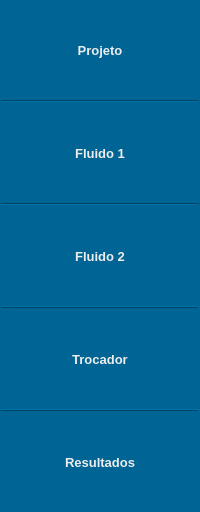
       <widget class="QFrame" name="buttons_frame">
        <property name="sizePolicy">
         <sizepolicy hsizetype="Preferred" vsizetype="Preferred">
          <horstretch>0</horstretch>
          <verstretch>1</verstretch>
         </sizepolicy>
        </property>
        <property name="minimumSize">
         <size>
          <width>110</width>
          <height>0</height>
         </size>
        </property>
        <property name="sizeIncrement">
         <size>
          <width>1</width>
          <height>1</height>
         </size>
        </property>
        <property name="acceptDrops">
         <bool>false</bool>
        </property>
        <property name="styleSheet">
         <string notr="true">background-color: rgb(0, 100, 148);</string>
        </property>
        <property name="frameShape">
         <enum>QFrame::NoFrame</enum>
        </property>
        <property name="frameShadow">
         <enum>QFrame::Plain</enum>
        </property>
        <property name="lineWidth">
         <number>0</number>
        </property>
        <property name="midLineWidth">
         <number>1</number>
        </property>
        <layout class="QVBoxLayout" name="verticalLayout_2" stretch="0">
         <property name="spacing">
          <number>2</number>
         </property>
         <property name="sizeConstraint">
          <enum>QLayout::SetNoConstraint</enum>
         </property>
         <property name="leftMargin">
          <number>1</number>
         </property>
         <property name="topMargin">
          <number>0</number>
         </property>
         <property name="rightMargin">
          <number>1</number>
         </property>
         <property name="bottomMargin">
          <number>0</number>
         </property>
         <item>
          <layout class="QGridLayout" name="gridLayout">
           <property name="topMargin">
            <number>0</number>
           </property>
           <property name="spacing">
            <number>0</number>
           </property>
           <item row="8" column="0">
            <widget class="QPushButton" name="resultados_btn">
             <property name="sizePolicy">
              <sizepolicy hsizetype="Minimum" vsizetype="Minimum">
               <horstretch>0</horstretch>
               <verstretch>1</verstretch>
              </sizepolicy>
             </property>
             <property name="minimumSize">
              <size>
               <width>0</width>
               <height>100</height>
              </size>
             </property>
             <property name="sizeIncrement">
              <size>
               <width>0</width>
               <height>1</height>
              </size>
             </property>
             <property name="font">
              <font>
               <family>Segoe UI</family>
               <pointsize>10</pointsize>
               <weight>75</weight>
               <bold>true</bold>
              </font>
             </property>
             <property name="cursor">
              <cursorShape>PointingHandCursor</cursorShape>
             </property>
             <property name="focusPolicy">
              <enum>Qt::ClickFocus</enum>
             </property>
             <property name="styleSheet">
              <string notr="true">background-color: rgb(237, 237, 237);
color: rgb(237, 237, 237)</string>
             </property>
             <property name="text">
              <string>Resultados</string>
             </property>
             <property name="shortcut">
              <string>5</string>
             </property>
             <property name="flat">
              <bool>true</bool>
             </property>
            </widget>
           </item>
           <item row="2" column="0">
            <widget class="QPushButton" name="fluido1_btn">
             <property name="sizePolicy">
              <sizepolicy hsizetype="Minimum" vsizetype="Minimum">
               <horstretch>0</horstretch>
               <verstretch>1</verstretch>
              </sizepolicy>
             </property>
             <property name="minimumSize">
              <size>
               <width>0</width>
               <height>100</height>
              </size>
             </property>
             <property name="sizeIncrement">
              <size>
               <width>0</width>
               <height>1</height>
              </size>
             </property>
             <property name="font">
              <font>
               <family>Segoe UI</family>
               <pointsize>10</pointsize>
               <weight>75</weight>
               <bold>true</bold>
              </font>
             </property>
             <property name="cursor">
              <cursorShape>PointingHandCursor</cursorShape>
             </property>
             <property name="focusPolicy">
              <enum>Qt::ClickFocus</enum>
             </property>
             <property name="layoutDirection">
              <enum>Qt::LeftToRight</enum>
             </property>
             <property name="autoFillBackground">
              <bool>false</bool>
             </property>
             <property name="styleSheet">
              <string notr="true">background-color: rgb(237, 237, 237);
color: rgb(237, 237, 237)</string>
             </property>
             <property name="text">
              <string>Fluido 1</string>
             </property>
             <property name="shortcut">
              <string>2</string>
             </property>
             <property name="checkable">
              <bool>false</bool>
             </property>
             <property name="checked">
              <bool>false</bool>
             </property>
             <property name="autoRepeat">
              <bool>false</bool>
             </property>
             <property name="default">
              <bool>false</bool>
             </property>
             <property name="flat">
              <bool>true</bool>
             </property>
            </widget>
           </item>
           <item row="4" column="0">
            <widget class="QPushButton" name="fluido2_btn">
             <property name="sizePolicy">
              <sizepolicy hsizetype="Minimum" vsizetype="Minimum">
               <horstretch>0</horstretch>
               <verstretch>1</verstretch>
              </sizepolicy>
             </property>
             <property name="minimumSize">
              <size>
               <width>0</width>
               <height>100</height>
              </size>
             </property>
             <property name="font">
              <font>
               <family>Segoe UI</family>
               <pointsize>10</pointsize>
               <weight>75</weight>
               <bold>true</bold>
              </font>
             </property>
             <property name="cursor">
              <cursorShape>PointingHandCursor</cursorShape>
             </property>
             <property name="focusPolicy">
              <enum>Qt::ClickFocus</enum>
             </property>
             <property name="styleSheet">
              <string notr="true">background-color: rgb(237, 237, 237);
color: rgb(237, 237, 237)</string>
             </property>
             <property name="text">
              <string>Fluido 2</string>
             </property>
             <property name="shortcut">
              <string>3</string>
             </property>
             <property name="flat">
              <bool>true</bool>
             </property>
            </widget>
           </item>
           <item row="6" column="0">
            <widget class="QPushButton" name="trocador_btn">
             <property name="sizePolicy">
              <sizepolicy hsizetype="Minimum" vsizetype="Minimum">
               <horstretch>0</horstretch>
               <verstretch>1</verstretch>
              </sizepolicy>
             </property>
             <property name="minimumSize">
              <size>
               <width>0</width>
               <height>100</height>
              </size>
             </property>
             <property name="sizeIncrement">
              <size>
               <width>0</width>
               <height>1</height>
              </size>
             </property>
             <property name="font">
              <font>
               <family>Segoe UI</family>
               <pointsize>10</pointsize>
               <weight>75</weight>
               <bold>true</bold>
              </font>
             </property>
             <property name="cursor">
              <cursorShape>PointingHandCursor</cursorShape>
             </property>
             <property name="focusPolicy">
              <enum>Qt::ClickFocus</enum>
             </property>
             <property name="styleSheet">
              <string notr="true">background-color: rgb(237, 237, 237);
color: rgb(237, 237, 237)</string>
             </property>
             <property name="text">
              <string>Trocador</string>
             </property>
             <property name="shortcut">
              <string>4</string>
             </property>
             <property name="flat">
              <bool>true</bool>
             </property>
            </widget>
           </item>
           <item row="1" column="0">
            <widget class="Line" name="line_4">
             <property name="orientation">
              <enum>Qt::Horizontal</enum>
             </property>
            </widget>
           </item>
           <item row="3" column="0">
            <widget class="Line" name="line">
             <property name="frameShadow">
              <enum>QFrame::Sunken</enum>
             </property>
             <property name="orientation">
              <enum>Qt::Horizontal</enum>
             </property>
            </widget>
           </item>
           <item row="5" column="0">
            <widget class="Line" name="line_2">
             <property name="frameShadow">
              <enum>QFrame::Raised</enum>
             </property>
             <property name="orientation">
              <enum>Qt::Horizontal</enum>
             </property>
            </widget>
           </item>
           <item row="7" column="0">
            <widget class="Line" name="line_3">
             <property name="frameShadow">
              <enum>QFrame::Raised</enum>
             </property>
             <property name="orientation">
              <enum>Qt::Horizontal</enum>
             </property>
            </widget>
           </item>
           <item row="0" column="0">
            <widget class="QPushButton" name="projeto_btn">
             <property name="sizePolicy">
              <sizepolicy hsizetype="Minimum" vsizetype="Minimum">
               <horstretch>0</horstretch>
               <verstretch>1</verstretch>
              </sizepolicy>
             </property>
             <property name="minimumSize">
              <size>
               <width>0</width>
               <height>100</height>
              </size>
             </property>
             <property name="sizeIncrement">
              <size>
               <width>0</width>
               <height>1</height>
              </size>
             </property>
             <property name="font">
              <font>
               <family>Segoe UI</family>
               <pointsize>10</pointsize>
               <weight>75</weight>
               <bold>true</bold>
              </font>
             </property>
             <property name="cursor">
              <cursorShape>PointingHandCursor</cursorShape>
             </property>
             <property name="focusPolicy">
              <enum>Qt::ClickFocus</enum>
             </property>
             <property name="layoutDirection">
              <enum>Qt::LeftToRight</enum>
             </property>
             <property name="autoFillBackground">
              <bool>false</bool>
             </property>
             <property name="styleSheet">
              <string notr="true">background-color: rgb(237, 237, 237);
color: rgb(237, 237, 237)</string>
             </property>
             <property name="text">
              <string>Projeto</string>
             </property>
             <property name="shortcut">
              <string>1</string>
             </property>
             <property name="checkable">
              <bool>false</bool>
             </property>
             <property name="checked">
              <bool>false</bool>
             </property>
             <property name="autoRepeat">
              <bool>false</bool>
             </property>
             <property name="default">
              <bool>false</bool>
             </property>
             <property name="flat">
              <bool>true</bool>
             </property>
            </widget>
           </item>
          </layout>
         </item>
        </layout>
       </widget>
